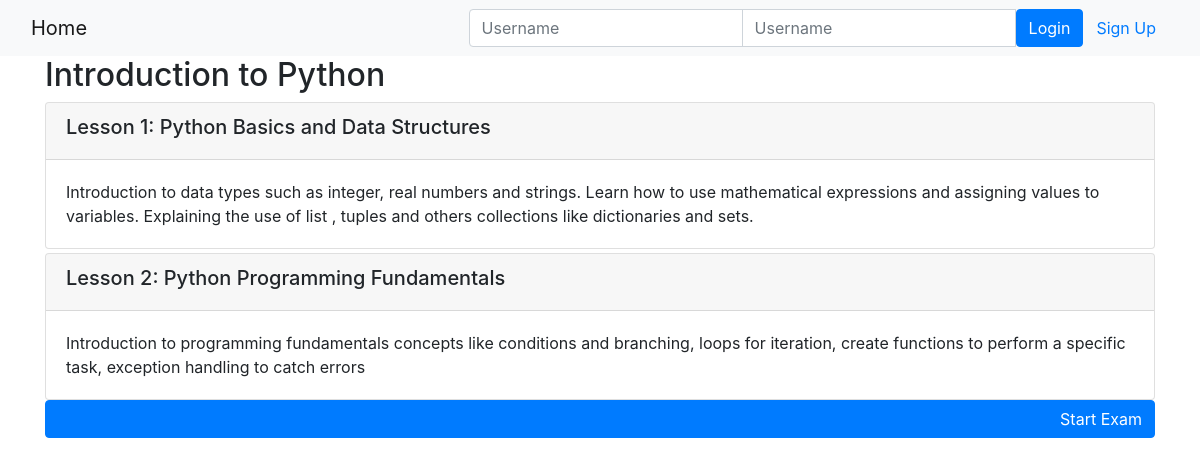
Page /onlinecourse/10/ on the committed database.
### onlinecourse/models.py (models this page shows, shortened)
class Course(models.Model):
    name = models.CharField(null=False, max_length=30, default='online course')
    image = models.ImageField(upload_to='course_images/')
    description = models.CharField(max_length=1000)
    pub_date = models.DateField(null=True)
    instructors = models.ManyToManyField(Instructor)
    users = models.ManyToManyField(settings.AUTH_USER_MODEL, through='Enrollment')
    total_enrollment = models.IntegerField(default=0)
    is_enrolled = False

class Lesson(models.Model):
    title = models.CharField(max_length=200, default="title")
    order = models.IntegerField(default=0)
    course = models.ForeignKey(Course, on_delete=models.CASCADE)
    content = models.TextField()

### onlinecourse/views.py (the view)
# urls.py: path('<int:pk>/', views.CourseDetailView.as_view(), name='course_details'),
class CourseDetailView(generic.DetailView):
    model = Course
    template_name = 'onlinecourse/course_detail_bootstrap.html'
    def get_context_data(self, **kwargs):
        context = super().get_context_data(**kwargs)
        current_course = get_object_or_404(Course, pk=self.kwargs['pk'])
        question_ids = [question.id for question in current_course.question_set.all()]
        count_questions = len(question_ids)
        sample_size = 3
        if count_questions <= sample_size:
            sample_size = count_questions
        SAMPLE_QUESTION_IDS = random.sample(question_ids, sample_size)
        context["question_list"] = current_course.question_set.filter(id__in=SAMPLE_QUESTION_IDS)
        self.request.session['sample_question_ids'] = SAMPLE_QUESTION_IDS
        return context

### onlinecourse/templates/onlinecourse/course_detail_bootstrap.html (shortened to what this page needs)
<!DOCTYPE html>
<html lang="en">
<head>
     {% load static %}
     <link rel="stylesheet" href="https://maxcdn.bootstrapcdn.com/bootstrap/4.5.2/css/bootstrap.min.css">
</head>
<body>
    <nav class="navbar navbar-light bg-light">
        <div class="container-fluid">
            <div class="navbar-header">
                  <a class="navbar-brand" href="{% url 'onlinecourse:index' %}">Home</a>
            </div>
            <ul class="nav navbar-nav navbar-right">
                {% if user.is_authenticated %}
                <li>
                    <a class="btn btn-link" href="#">{{ user.first_name }}({{ user.username }})</a>
                    <a class="btn btn-link" href="{% url 'onlinecourse:logout' %}">Logout</a>
                </li>
                {% else %}
                <li>
                    <form class="form-inline" action="{% url 'onlinecourse:login' %}" method="post">
                        <div class="input-group">
                            <input type="text" class="form-control" placeholder="Username" name="username" >
                            <input type="password" class="form-control" placeholder="Username" name="psw" >
                            <button class="btn btn-primary" type="submit">Login</button>
                            <a class="btn btn-link" href="{% url 'onlinecourse:registration' %}">Sign Up</a>
                        </div>
                    </form>
                </li>
                {% endif %}
            </ul>
        </div>
    </nav>
    <div class="container">
            <h2>{{ course.name }}</h2>
            <div class="card-columns-vertical">
                {% for lesson in course.lesson_set.all %}
                    <div class="card mt-1">
                        <div class="card-header"><h5>Lesson {{lesson.order}}: {{lesson.title}}</h5></div>
                        <div class="card-body">{{lesson.content}}</div>
                    </div>
                {% endfor %}
            </div>
            <div class="btn btn-primary btn-block text-right" data-toggle="collapse" data-target="#exam" >
                Start Exam
            </div>
        </div>
</body>
</html>

### rows in the picture
Course: name "Introduction to Python"
Lesson: order "1", title "Python Basics and Data Structures", content "Introduction to data types such as integer, real numbers and strings. Learn how to use mathematical expressions and assigning values to variables. Explaining the use of list , tuples and others collections like dictionaries and sets."
Lesson: order "2", title "Python Programming Fundamentals", content "Introduction to programming fundamentals concepts like conditions and branching, loops for iteration, create functions to perform a specific task, exception handling to catch errors"
